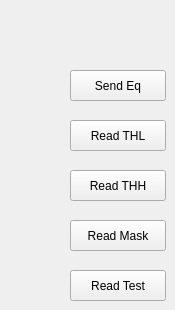
    <widget class="QWidget" name="Equalization">
     <attribute name="title">
      <string>Equalization</string>
     </attribute>
     <widget class="QPushButton" name="Send_Eq">
      <property name="geometry">
       <rect>
        <x>70</x>
        <y>70</y>
        <width>96</width>
        <height>31</height>
       </rect>
      </property>
      <property name="text">
       <string>Send Eq</string>
      </property>
     </widget>
     <widget class="QPushButton" name="Read_THL">
      <property name="geometry">
       <rect>
        <x>70</x>
        <y>120</y>
        <width>96</width>
        <height>31</height>
       </rect>
      </property>
      <property name="text">
       <string>Read THL</string>
      </property>
     </widget>
     <widget class="QPushButton" name="Read_THH">
      <property name="geometry">
       <rect>
        <x>70</x>
        <y>170</y>
        <width>96</width>
        <height>31</height>
       </rect>
      </property>
      <property name="text">
       <string>Read THH</string>
      </property>
     </widget>
     <widget class="QPushButton" name="Read_Mask">
      <property name="geometry">
       <rect>
        <x>70</x>
        <y>220</y>
        <width>96</width>
        <height>31</height>
       </rect>
      </property>
      <property name="text">
       <string>Read Mask</string>
      </property>
     </widget>
     <widget class="QPushButton" name="Read_Test">
      <property name="geometry">
       <rect>
        <x>70</x>
        <y>270</y>
        <width>96</width>
        <height>31</height>
       </rect>
      </property>
      <property name="text">
       <string>Read Test</string>
      </property>
     </widget>
    </widget>
